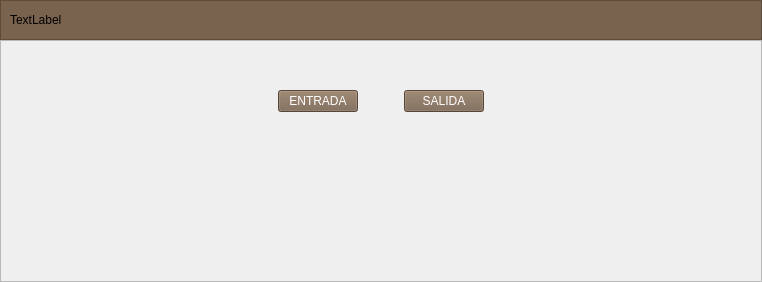
<?xml version="1.0" encoding="UTF-8"?>
<ui version="4.0">
 <class>MainWindow</class>
 <widget class="QWidget" name="MainWindow">
  <property name="geometry">
   <rect>
    <x>0</x>
    <y>0</y>
    <width>762</width>
    <height>282</height>
   </rect>
  </property>
  <property name="windowTitle">
   <string>Form</string>
  </property>
  <layout class="QVBoxLayout" name="verticalLayout_2">
   <property name="spacing">
    <number>0</number>
   </property>
   <property name="leftMargin">
    <number>0</number>
   </property>
   <property name="topMargin">
    <number>0</number>
   </property>
   <property name="rightMargin">
    <number>0</number>
   </property>
   <property name="bottomMargin">
    <number>0</number>
   </property>
   <item>
    <widget class="QFrame" name="frame">
     <property name="styleSheet">
      <string notr="true">background-color:#79634E;</string>
     </property>
     <property name="frameShape">
      <enum>QFrame::StyledPanel</enum>
     </property>
     <property name="frameShadow">
      <enum>QFrame::Raised</enum>
     </property>
     <layout class="QHBoxLayout" name="horizontalLayout_2">
      <item>
       <spacer name="horizontalSpacer_4">
        <property name="orientation">
         <enum>Qt::Horizontal</enum>
        </property>
        <property name="sizeType">
         <enum>QSizePolicy::Preferred</enum>
        </property>
        <property name="sizeHint" stdset="0">
         <size>
          <width>40</width>
          <height>20</height>
         </size>
        </property>
       </spacer>
      </item>
      <item>
       <widget class="QLabel" name="main_icon">
        <property name="text">
         <string>TextLabel</string>
        </property>
       </widget>
      </item>
      <item>
       <spacer name="horizontalSpacer_5">
        <property name="orientation">
         <enum>Qt::Horizontal</enum>
        </property>
        <property name="sizeHint" stdset="0">
         <size>
          <width>860</width>
          <height>20</height>
         </size>
        </property>
       </spacer>
      </item>
      <item>
       <widget class="QPushButton" name="icon_back">
        <property name="styleSheet">
         <string notr="true">border-style:outset;
background-color:transparent;</string>
        </property>
        <property name="text">
         <string/>
        </property>
       </widget>
      </item>
      <item>
       <spacer name="horizontalSpacer_6">
        <property name="orientation">
         <enum>Qt::Horizontal</enum>
        </property>
        <property name="sizeType">
         <enum>QSizePolicy::Preferred</enum>
        </property>
        <property name="sizeHint" stdset="0">
         <size>
          <width>40</width>
          <height>20</height>
         </size>
        </property>
       </spacer>
      </item>
     </layout>
    </widget>
   </item>
   <item>
    <widget class="QFrame" name="frame_2">
     <property name="styleSheet">
      <string notr="true"/>
     </property>
     <property name="frameShape">
      <enum>QFrame::StyledPanel</enum>
     </property>
     <property name="frameShadow">
      <enum>QFrame::Raised</enum>
     </property>
     <layout class="QVBoxLayout" name="verticalLayout">
      <item>
       <spacer name="verticalSpacer_3">
        <property name="orientation">
         <enum>Qt::Vertical</enum>
        </property>
        <property name="sizeType">
         <enum>QSizePolicy::Preferred</enum>
        </property>
        <property name="sizeHint" stdset="0">
         <size>
          <width>20</width>
          <height>40</height>
         </size>
        </property>
       </spacer>
      </item>
      <item>
       <layout class="QHBoxLayout" name="horizontalLayout">
        <item>
         <spacer name="horizontalSpacer_2">
          <property name="orientation">
           <enum>Qt::Horizontal</enum>
          </property>
          <property name="sizeHint" stdset="0">
           <size>
            <width>40</width>
            <height>20</height>
           </size>
          </property>
         </spacer>
        </item>
        <item>
         <widget class="QPushButton" name="pushButton">
          <property name="styleSheet">
           <string notr="true">font: 14pt &quot;MS Shell Dlg 2&quot;;
color:white;
background-color:#79634E;
min-width:7em;
max-width:7em;
min-height:2.5em;
max-height:2.5em;</string>
          </property>
          <property name="text">
           <string>ENTRADA</string>
          </property>
         </widget>
        </item>
        <item>
         <spacer name="horizontalSpacer">
          <property name="orientation">
           <enum>Qt::Horizontal</enum>
          </property>
          <property name="sizeType">
           <enum>QSizePolicy::Preferred</enum>
          </property>
          <property name="sizeHint" stdset="0">
           <size>
            <width>40</width>
            <height>20</height>
           </size>
          </property>
         </spacer>
        </item>
        <item>
         <widget class="QPushButton" name="pushButton_2">
          <property name="styleSheet">
           <string notr="true">font: 14pt &quot;MS Shell Dlg 2&quot;;
color:white;
background-color:#79634E;
min-width:7em;
max-width:7em;
min-height:2.5em;
max-height:2.5em;</string>
          </property>
          <property name="text">
           <string>SALIDA</string>
          </property>
         </widget>
        </item>
        <item>
         <spacer name="horizontalSpacer_3">
          <property name="orientation">
           <enum>Qt::Horizontal</enum>
          </property>
          <property name="sizeHint" stdset="0">
           <size>
            <width>40</width>
            <height>20</height>
           </size>
          </property>
         </spacer>
        </item>
       </layout>
      </item>
      <item>
       <spacer name="verticalSpacer_2">
        <property name="orientation">
         <enum>Qt::Vertical</enum>
        </property>
        <property name="sizeType">
         <enum>QSizePolicy::Preferred</enum>
        </property>
        <property name="sizeHint" stdset="0">
         <size>
          <width>20</width>
          <height>40</height>
         </size>
        </property>
       </spacer>
      </item>
      <item>
       <layout class="QHBoxLayout" name="horizontalLayout_3">
        <item>
         <spacer name="horizontalSpacer_7">
          <property name="orientation">
           <enum>Qt::Horizontal</enum>
          </property>
          <property name="sizeHint" stdset="0">
           <size>
            <width>40</width>
            <height>20</height>
           </size>
          </property>
         </spacer>
        </item>
        <item>
         <widget class="QWidget" name="widget" native="true">
          <property name="sizePolicy">
           <sizepolicy hsizetype="Preferred" vsizetype="Preferred">
            <horstretch>0</horstretch>
            <verstretch>1</verstretch>
           </sizepolicy>
          </property>
          <property name="styleSheet">
           <string notr="true"/>
          </property>
         </widget>
        </item>
        <item>
         <spacer name="horizontalSpacer_8">
          <property name="orientation">
           <enum>Qt::Horizontal</enum>
          </property>
          <property name="sizeHint" stdset="0">
           <size>
            <width>40</width>
            <height>20</height>
           </size>
          </property>
         </spacer>
        </item>
       </layout>
      </item>
      <item>
       <spacer name="verticalSpacer">
        <property name="orientation">
         <enum>Qt::Vertical</enum>
        </property>
        <property name="sizeHint" stdset="0">
         <size>
          <width>20</width>
          <height>94</height>
         </size>
        </property>
       </spacer>
      </item>
     </layout>
    </widget>
   </item>
  </layout>
 </widget>
 <resources/>
 <connections/>
</ui>
